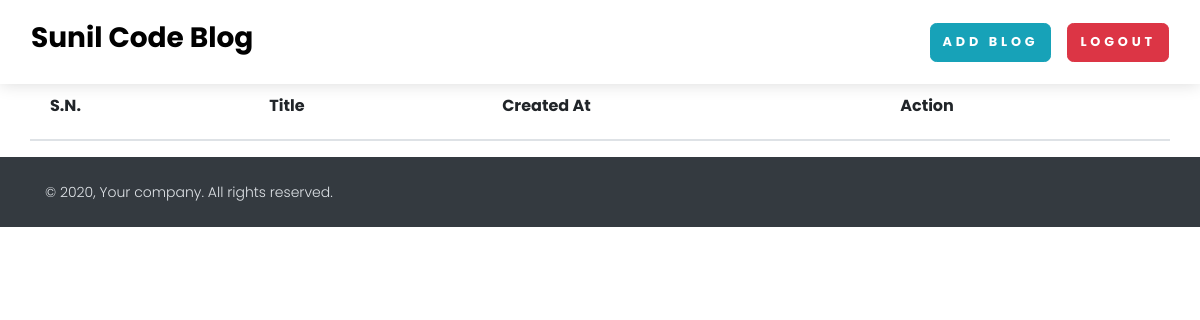
/see-blogs (signed in), run on an earlier commit of the app's database.
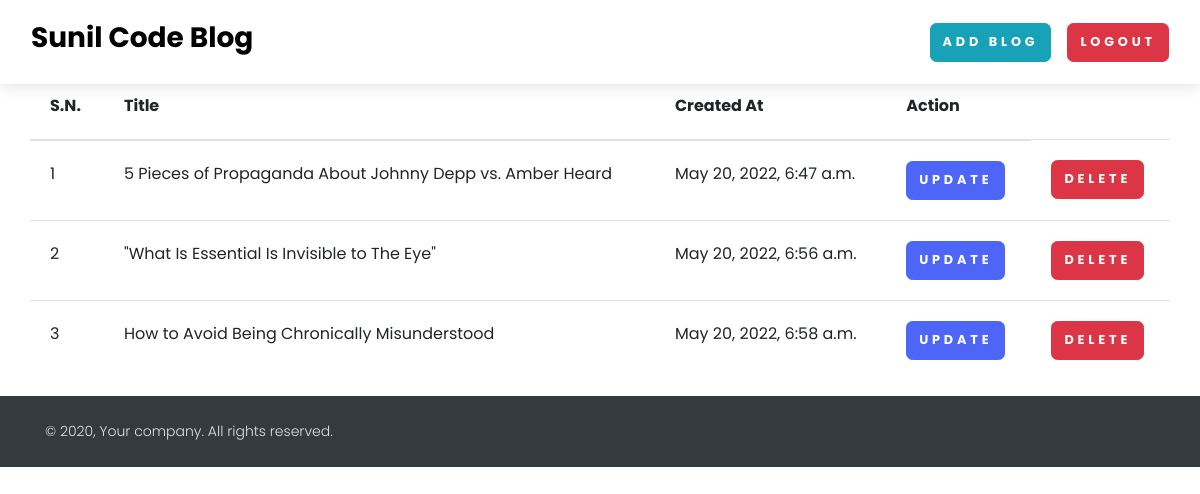
And on a later commit of the database.
### miniBlog/models.py (models this page shows, shortened)
class BlogModel(models.Model):
    title=models.CharField(max_length=1000)
    content=FroalaField()
    slug=models.SlugField(max_length=1000, null=True,  blank=True)
    image=models.ImageField(upload_to='blog')
    user=models.ForeignKey(User, null=True, blank=True ,on_delete=models.CASCADE)
    created_at=models.DateTimeField(auto_now_add=True)
    upload_to=models.DateTimeField(auto_now=True)

### miniBlog/views.py (the view)
# urls.py: path('see-blogs',seeBlogs,name='seeblogs'),
def seeBlogs(request):
    context={}
    try:
        blog_objs=BlogModel.objects.filter(user=request.user)
        context['blog_objs']=blog_objs
    except Exception as e:
        print(e)
    return render(request,'blog/see_blogs.html' ,context)

### templates/blog/see_blogs.html
{% extends './base.html' %}
{% block start %}
<section>
    <div class="container">
        <div class="row">
            <table class="table">
                <thead>
                  <tr>
                    <th scope="col">S.N.</th>
                    <th scope="col">Title</th>
                    <th scope="col">Created At</th>
                    <th scope="col">Action</th>
                  </tr>
                </thead>
                <tbody>
                    {% for blog in blog_objs %}
                  <tr>
                    <td>{{forloop.counter}}</td>
                    <td>{{blog.title}}</td>
                    <td>{{blog.created_at}}</td>
                    <td><a href="{% url 'updateblog' blog.slug %}" class="btn btn-primary">Update</a></td>
                    <td><a href="{% url 'deleteblog' blog.slug %}" class="btn btn-danger">Delete</a></td>
                  </tr>
                  {% endfor %}
                </tbody>
              </table>
        </div>
    </div>
</section>
{% endblock  %}

What changed in the data, as far as the page shows it:
added BlogModel: title "5 Pieces of Propaganda About Johnny Depp vs. Amber Heard", created_at "May 20, 2022, 6:47 a.m."
added BlogModel: title "\"What Is Essential Is Invisible to The Eye\"", created_at "May 20, 2022, 6:56 a.m."
added BlogModel: title "How to Avoid Being Chronically Misunderstood", created_at "May 20, 2022, 6:58 a.m."
